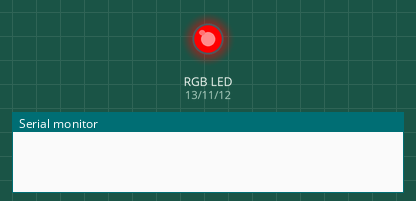
Simulated run of this sketch. Board: Arduino Uno, built with avr-gcc and run on an emulated ATmega328P. Shown: an RGB LED mixed from three pins (HIGH = lit), the last lines printed to the serial monitor.

Above: at 0.5 s.
At 2.2 s:
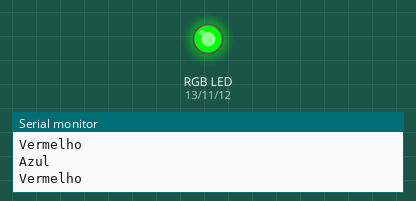
At 3.2 s:
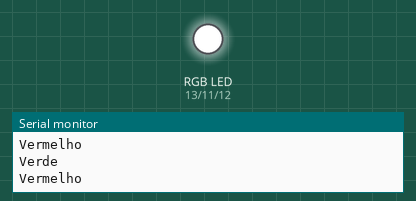
At 4.2 s:
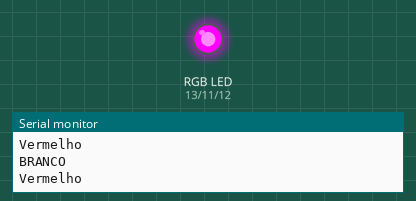
At 6.2 s:
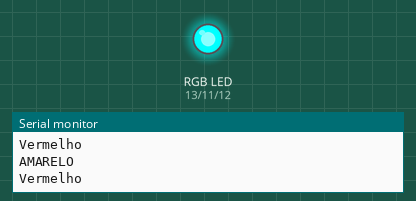
At 8.2 s:
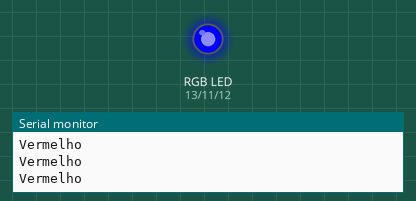
Timing chart, 0 to 9.1 s (numbered marks = the images above):
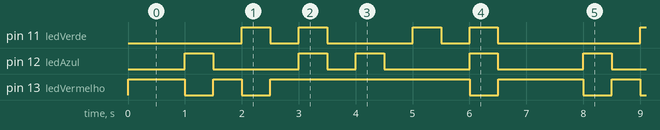

The sketch:

Exercicio_6.ino
```cpp
/* Um LED RGB é um led 3 em um, pois ele possui 3 leds internos, um vermelho (Red),
um verde (Green) e um azul (Blue), daí o nome RGB, Red Green Blue.
Esse led está ligado no Arduino da seguinte maneira:

Pino 13 - led vermelho
Pino 12 - Led Azul
Pino 11 - Led verde

A) Crie um programa que faça esse led piscar na seguinte ordem:
- vermelho (1s)
- verde (1s)
- azul (1s)

B) Depois disso faça com que ele escreva no monitor serial, o nome da cor
que está piscando no momento.

C) Uma das grandes vantagens de se utilizar um led RGB é a sua capacidade
de combinação de cores e assim criar múltiplas cores.
Sabendo-se que se eu misturar:
vermelho + verde + azul, terei a cor Branco
vermelho + verde = Amarelo
vermelho + azul = Magenta (Rosa)
Verde + Azul = Ciano (Azul Claro)

Aumente o programa de forma que qdo ele terminar de piscar azul,
Ele misture as cores e pisque as cores acima 1 segundo por cor, depois voltando
ao vermelho.

Sequência de piscagem fica assim:
- Vermelho
- Verde
- Azul
- Branco
- Magenta
- Amarelo
- Ciano
*Cada uma pisca por 1s e volta ao vermelho

D) Depois disso faça com que ele escreva no monitor serial, o nome de cada cor
que está piscando no momento.
*/

// Definição de variáveis
int ledVermelho = 13;
int ledAzul = 12;
int ledVerde = 11;

int tempoEspera = 500;

void setup()
{
  pinMode(ledVermelho, OUTPUT);
  pinMode(ledAzul, OUTPUT);
  pinMode(ledVerde, OUTPUT);
  Serial.begin(9600);
}

void loop() {
  digitalWrite(ledVermelho,HIGH);
  delay(tempoEspera);
  digitalWrite(ledVermelho,LOW);
  Serial.println("Vermelho");

  digitalWrite(ledVermelho,HIGH);
  delay(tempoEspera);
  digitalWrite(ledVermelho,LOW);
  Serial.println("Vermelho");

  digitalWrite(ledAzul,HIGH);
  delay(tempoEspera);
  digitalWrite(ledAzul,LOW);
  Serial.println("Azul");

  digitalWrite(ledVermelho,HIGH);
  delay(tempoEspera);
  digitalWrite(ledVermelho,LOW);
  Serial.println("Vermelho");

  digitalWrite(ledVerde,HIGH);
  delay(tempoEspera);
  digitalWrite(ledVerde,LOW);
  Serial.println("Verde");

  digitalWrite(ledVermelho,HIGH);
  delay(tempoEspera);
  digitalWrite(ledVermelho,LOW);
  Serial.println("Vermelho");

  digitalWrite(ledVermelho,HIGH);
  digitalWrite(ledAzul,HIGH);
  digitalWrite(ledVerde,HIGH);
  delay(tempoEspera);
  digitalWrite(ledVermelho,LOW);
  digitalWrite(ledAzul,LOW);
  digitalWrite(ledVerde,LOW);
  Serial.println("BRANCO");

  digitalWrite(ledVermelho,HIGH);
  delay(tempoEspera);
  digitalWrite(ledVermelho,LOW);
  Serial.println("Vermelho");

  digitalWrite(ledVermelho,HIGH);
  digitalWrite(ledAzul,HIGH);
  delay(tempoEspera);
  digitalWrite(ledVermelho,LOW);
  digitalWrite(ledAzul,LOW);
  Serial.println("MAGENTA");

  digitalWrite(ledVermelho,HIGH);
  delay(tempoEspera);
  digitalWrite(ledVermelho,LOW);
  Serial.println("Vermelho");

  digitalWrite(ledVermelho,HIGH);
  digitalWrite(ledVerde,HIGH);
  delay(tempoEspera);
  digitalWrite(ledVermelho,LOW);
  digitalWrite(ledVerde,LOW);
  Serial.println("AMARELO");

  digitalWrite(ledVermelho,HIGH);
  delay(tempoEspera);
  digitalWrite(ledVermelho,LOW);
  Serial.println("Vermelho");

  digitalWrite(ledAzul,HIGH);
  digitalWrite(ledVerde,HIGH);
  delay(tempoEspera);
  digitalWrite(ledAzul,LOW);
  digitalWrite(ledVerde,LOW);
  Serial.println("CIANO");

  digitalWrite(ledVermelho,HIGH);
  delay(tempoEspera);
  digitalWrite(ledVermelho,LOW);
  Serial.println("Vermelho");


}
```

Measured:
- by itself, pin 11 (ledVerde): repeats every 7.0 s: LOW 0.50 s, HIGH 0.50 s, LOW 1.5 s, HIGH 0.50 s, LOW 0.50 s, HIGH 0.50 s, LOW 2.5 s, HIGH 0.50 s
- by itself, pin 12 (ledAzul): repeats every 7.0 s: LOW 1.5 s, HIGH 0.50 s, LOW 0.50 s, 2 × (HIGH 0.50 s, LOW 1.5 s), HIGH 0.50 s
- by itself, pin 13 (ledVermelho): repeats every 7.0 s: LOW 0.50 s, HIGH 0.50 s, LOW 0.50 s, HIGH 3.5 s, LOW 0.50 s, HIGH 1.5 s
